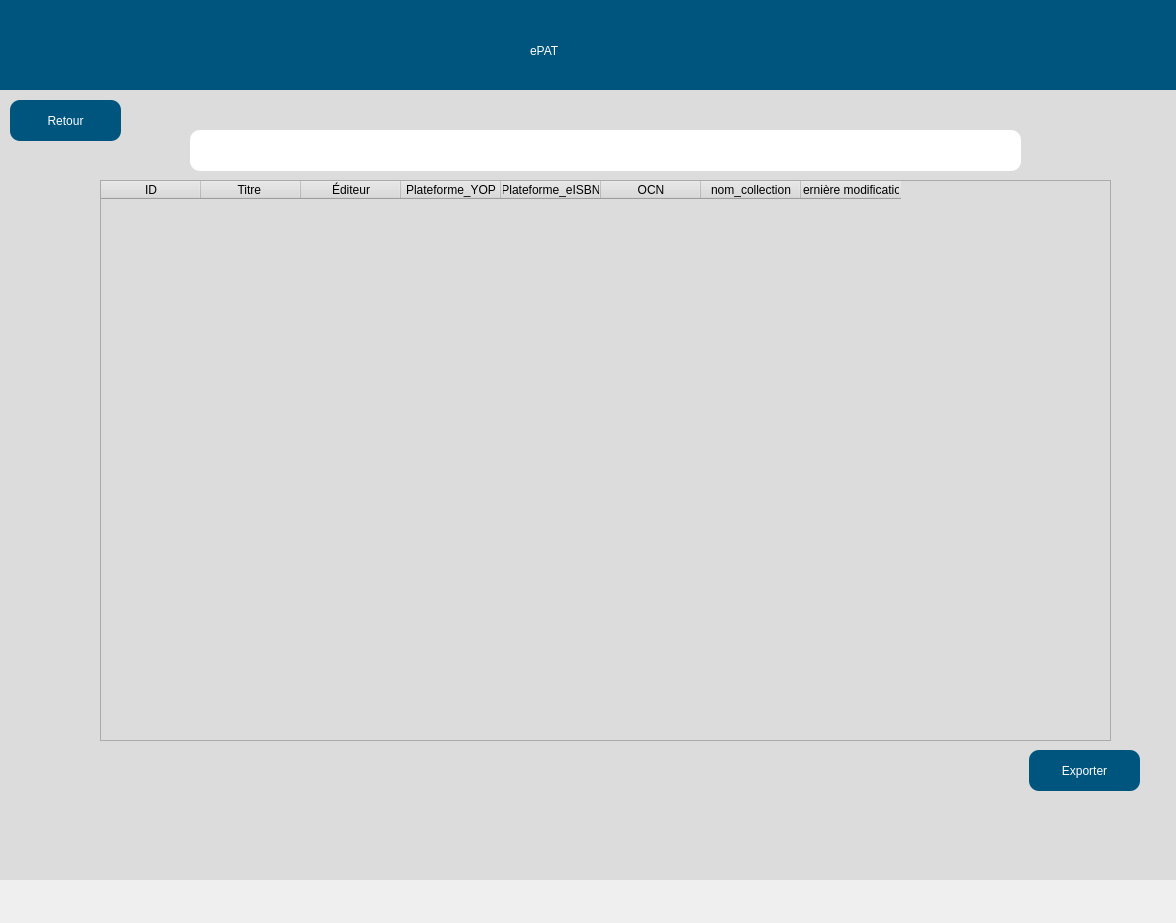
<?xml version="1.0" encoding="UTF-8"?>
<ui version="4.0">
 <class>Dialog</class>
 <widget class="QDialog" name="Dialog">
  <property name="geometry">
   <rect>
    <x>0</x>
    <y>0</y>
    <width>1176</width>
    <height>923</height>
   </rect>
  </property>
  <property name="windowTitle">
   <string>Dialog</string>
  </property>
  <widget class="QWidget" name="widget" native="true">
   <property name="geometry">
    <rect>
     <x>-20</x>
     <y>-20</y>
     <width>1200</width>
     <height>900</height>
    </rect>
   </property>
   <property name="styleSheet">
    <string>background-color: rgb(220, 220, 220);color:black;</string>
   </property>
   <widget class="QPushButton" name="backButton">
    <property name="geometry">
     <rect>
      <x>30</x>
      <y>120</y>
      <width>111</width>
      <height>41</height>
     </rect>
    </property>
    <property name="styleSheet">
     <string>
            QPushButton {
                font: 75 16pt "Arial";
                background-color: rgb(0, 85, 127);
                border-radius: 10px;
                color: white;
            }

            QPushButton:hover {
                background-color: rgb(0, 75, 117); /* Slightly darker color when hovered */
            }

            QPushButton:pressed {
                background-color: rgb(0, 65, 107); /* Even darker color when clicked */
            }
        </string>
    </property>
    <property name="text">
     <string>Retour</string>
    </property>
   </widget>
   <widget class="QWidget" name="widget_2" native="true">
    <property name="geometry">
     <rect>
      <x>10</x>
      <y>20</y>
      <width>1200</width>
      <height>90</height>
     </rect>
    </property>
    <property name="styleSheet">
     <string>	background-color: rgb(0, 85, 127);
</string>
    </property>
    <widget class="QLabel" name="label">
     <property name="geometry">
      <rect>
       <x>540</x>
       <y>20</y>
       <width>141</width>
       <height>61</height>
      </rect>
     </property>
     <property name="styleSheet">
      <string>font: 75 36pt &quot;Arial&quot;;
color: white;
</string>
     </property>
     <property name="text">
      <string>ePAT</string>
     </property>
    </widget>
   </widget>
   <widget class="QTableWidget" name="tableWidget">
    <property name="geometry">
     <rect>
      <x>120</x>
      <y>200</y>
      <width>1011</width>
      <height>561</height>
     </rect>
    </property>
    <column>
     <property name="text">
      <string>ID</string>
     </property>
    </column>
    <column>
     <property name="text">
      <string>Titre </string>
     </property>
    </column>
    <column>
     <property name="text">
      <string>Éditeur</string>
     </property>
    </column>
    <column>
     <property name="text">
      <string>Plateforme_YOP</string>
     </property>
    </column>
    <column>
     <property name="text">
      <string>Plateforme_eISBN</string>
     </property>
    </column>
    <column>
     <property name="text">
      <string>OCN</string>
     </property>
    </column>
    <column>
     <property name="text">
      <string>nom_collection</string>
     </property>
    </column>
    <column>
     <property name="text">
      <string>Dernière modification</string>
     </property>
    </column>
   </widget>
   <widget class="QPushButton" name="exportButton">
    <property name="geometry">
     <rect>
      <x>1049</x>
      <y>770</y>
      <width>111</width>
      <height>41</height>
     </rect>
    </property>
    <property name="styleSheet">
     <string>
            QPushButton {
                font: 75 16pt "Arial";
                background-color: rgb(0, 85, 127);
                border-radius: 10px;
                color: white;
            }

            QPushButton:hover {
                background-color: rgb(0, 75, 117); /* Slightly darker color when hovered */
            }

            QPushButton:pressed {
                background-color: rgb(0, 65, 107); /* Even darker color when clicked */
            }
        </string>
    </property>
    <property name="text">
     <string>Exporter</string>
    </property>
   </widget>
   <widget class="QLabel" name="cellName">
    <property name="geometry">
     <rect>
      <x>210</x>
      <y>150</y>
      <width>831</width>
      <height>41</height>
     </rect>
    </property>
    <property name="styleSheet">
     <string>background-color: white;
border-radius:10px;
</string>
    </property>
    <property name="text">
     <string/>
    </property>
   </widget>
  </widget>
 </widget>
 <resources/>
 <connections/>
</ui>
